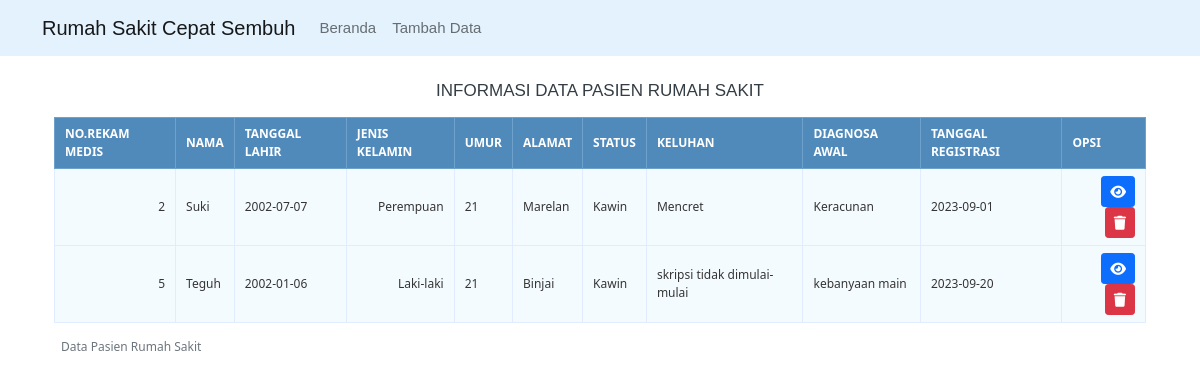
The page / on the database its author committed.
### tables this page shows
CREATE TABLE `pasien` (
  `nama` varchar(50) NOT NULL,
  `tanggal_lahir` date NOT NULL,
  `umur` varchar(2) NOT NULL,
  `jenis_kelamin` enum('Laki-laki','Perempuan') NOT NULL,
  `alamat` varchar(50) NOT NULL,
  `status` enum('Belum kawin','Kawin') NOT NULL,
  `keluhan` varchar(50) NOT NULL,
  `diagnosa_awal` varchar(50) NOT NULL,
  `tanggal_regis` date NOT NULL,
  `rekam_medis` int(6) NOT NULL
);

### list.php (the view, shortened to what this page needs)
<h1 class="text-center mb-3">Informasi Data Pasien Rumah Sakit</h1>
<div class="table-responsive">
    <div class="container">
        <table class="data-table">
            <caption class="title">
                Data Pasien Rumah Sakit
            </caption>
            <thead>
                <tr>
                    <th>No.Rekam Medis</th>
                    <th>Nama</th>
                    <th>Tanggal Lahir</th>
                    <th>Jenis Kelamin</th>
                    <th>Umur</th>
                    <th>Alamat</th>
                    <th>Status</th>
                    <th>Keluhan</th>
                    <th>Diagnosa Awal</th>
                    <th>Tanggal Registrasi</th>
                    <th>Opsi</th>
                </tr>
            </thead>
            <?php
            function calculateAge($birthDate)
            {
                $birthDateTime = new DateTime($birthDate);
                $currentDate = new DateTime();
                $interval = $birthDateTime->diff($currentDate);
                return $interval->y;
            }
            include_once 'koneksi.php';
            $data = mysqli_query($koneksi, "select * from pasien");
            while ($d = mysqli_fetch_array($data)) {
                $d['umur'] = calculateAge($d['tanggal_lahir']);
            ?>
                <tbody>
                    <tr>
                        <td><?php echo $d['rekam_medis']; ?></td>
                        <td><?php echo $d['nama']; ?></td>
                        <td><?php echo $d['tanggal_lahir']; ?></td>
                        <td><?php echo $d['jenis_kelamin']; ?></td>
                        <td><?php echo $d['umur']; ?></td>
                        <td><?php echo $d['alamat']; ?></td>
                        <td><?php echo $d['status']; ?></td>
                        <td><?php echo $d['keluhan']; ?></td>
                        <td><?php echo $d['diagnosa_awal']; ?></td>
                        <td><?php echo $d['tanggal_regis']; ?></td>
                        <td>
                            <div class="d-grid gap-1 d-md-block">
                                <a class="btn btn-primary btn-sm" type="button" href="index.php?page=view&rekam_medis=<?= $d['rekam_medis'] ?>"><i class="fa fa-eye" aria-hidden="true"></i></a>
                                <a href="hapus.php?rekam_medis=<?php echo $d['rekam_medis']; ?>" <button onclick="" class="btn btn-danger btn-sm" type="button"><i class="fa fa-trash" aria-hidden="true"></i></a>
                            </div>
                        </td>
                    </tr>
                </tbody>
            <?php
            }
            ?>
        </table>
    </div>
</div>

### index.php (shortened to what this page needs)
<!doctype html>
<html lang="en">
<head>
  <link href="https://cdn.jsdelivr.net/npm/bootstrap@5.0.2/dist/css/bootstrap.min.css" rel="stylesheet">
  <link rel="stylesheet" href="style.css">
  <link rel="stylesheet" href="https://cdnjs.cloudflare.com/ajax/libs/font-awesome/6.4.2/css/all.min.css" />
</head>
<body>
  <nav class="navbar navbar-expand-lg navbar-light" style="background-color: #e3f2fd;">
    <div class="container">
      <a class="navbar-brand" href="#">Rumah Sakit Cepat Sembuh</a>
      <div class="collapse navbar-collapse" id="navbarNav">
        <ul class="navbar-nav">
          <li class="nav-item">
            <a class="nav-link" aria-current="page" href="index.php">Beranda</a>
          </li>
          <li class="nav-item">
            <a class="nav-link" aria-current="page" href="index.php?page=create">Tambah Data</a>
          </li>
        </ul>
      </div>
    </div>
  </nav>
  <div class="container mt-3">
    <?php
    if ($_GET['page'] == 'view') {
      include_once 'view.php';
    } elseif ($_GET['page'] == 'create') {
      include_once 'regis.php';
    } else {
      include_once 'list.php';
    }
    ?>
  </div>
</body>
</html>

### style.css (style rules this page uses)
body { font-size: 15px; color: #343d44; font-family: "segoe-ui", "open-sans", tahoma, arial; padding: 0; margin: 0; }
table { margin: auto; font-family: "Lucida Sans Unicode", "Lucida Grande", "Segoe Ui"; font-size: 8px; }
h1 { margin: 25px auto 0; text-align: center; text-transform: uppercase; font-size: 17px; }
table td { transition: all 0.5s; }
.data-table { border-collapse: collapse; font-size: 12px; min-width: 537px; }
.data-table th, .data-table td { border: 1px solid #e1edff; padding: 7px 10px; }
.data-table caption { margin: 7px; }
.data-table thead th { background-color: #508abb; color: #ffffff; border-color: #6ea1cc !important; text-transform: uppercase; }
.data-table tbody td { color: #353535; }
.data-table tbody td:first-child, .data-table tbody td:nth-child(4), .data-table tbody td:last-child { text-align: right; }
.data-table tbody tr:nth-child(odd) td { background-color: #f4fbff; }

### rows shown on the page
pasien: rekam_medis "2", nama "Suki", tanggal_lahir "2002-07-07", jenis_kelamin "Perempuan", umur "21", alamat "Marelan", status "Kawin", keluhan "Mencret", diagnosa_awal "Keracunan", tanggal_regis "2023-09-01"
pasien: rekam_medis "5", nama "Teguh", tanggal_lahir "2002-01-06", jenis_kelamin "Laki-laki", umur "21", alamat "Binjai", status "Kawin", keluhan "skripsi tidak dimulai-mulai", diagnosa_awal "kebanyaan main", tanggal_regis "2023-09-20"
